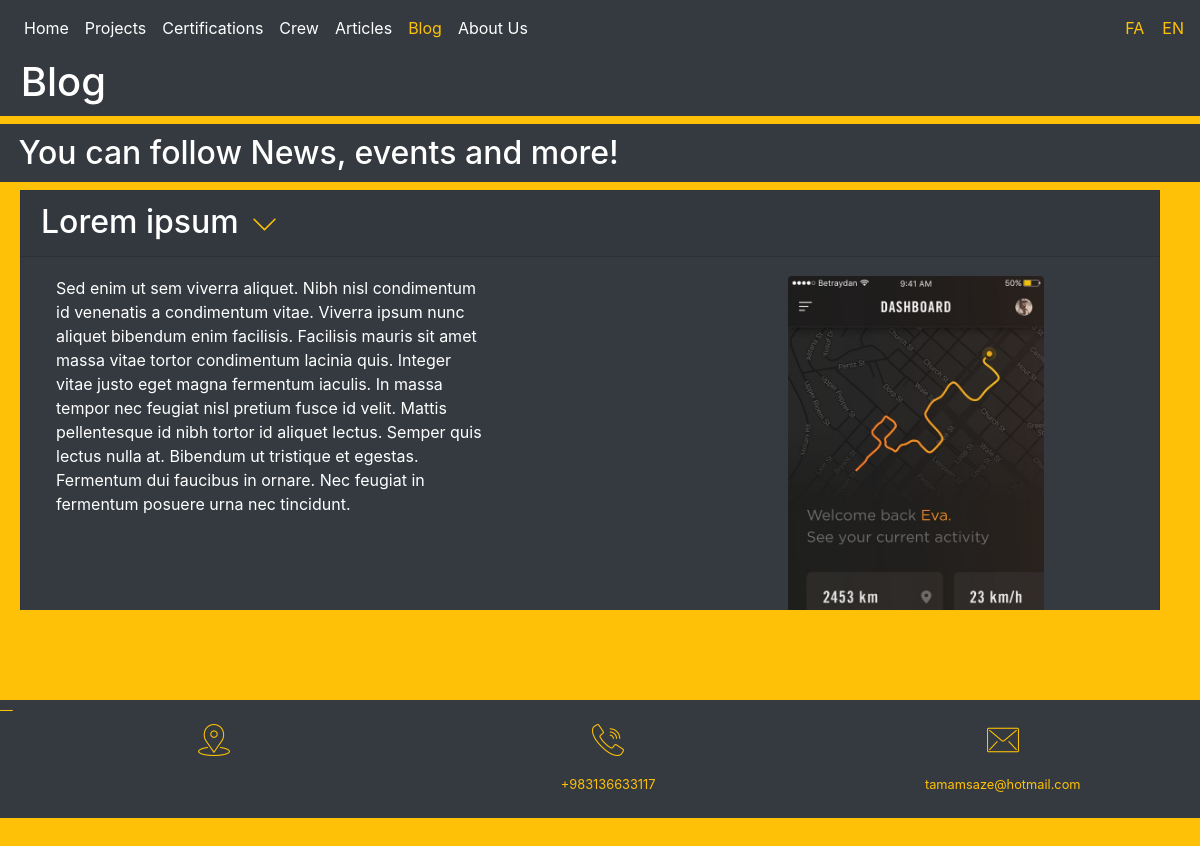
Page /en/blog/ on the committed database.
### tamamsazeh/models.py (models this page shows, shortened)
class Blog(models.Model):
    name = models.CharField(max_length=200, blank=True)
    date = models.DateField(blank=True, null=True)
    pdf = models.FileField(blank=True, null=True, upload_to="articles/")
    class Meta:
        abstract = True

class Post(Blog):
    text = models.CharField(max_length=100000, blank=True, null=True)
    image = models.ImageField(blank=True, null=True)

### tamamsazeh/views.py (the view)
# urls.py: 2. Add a URL to urlpatterns:  path('blog/', include('blog.urls'))
def blog(request):
    return render(request=request, template_name='tamamsazeh/blog.html', context={
        'posts': Post.objects.all()
    })

### tamamsazeh/templates/tamamsazeh/blog.html (shortened to what this page needs)
{% extends "tamamsazeh/base.html" %}
 {% block blog %}text-warning{% endblock %}
{% block content %}
    <h1 class="bg-dark text-white" style="padding: 10px;">&nbsp;Blog</h1>
    <h2 class="bg-dark text-white" style="padding: 10px;">&nbsp;You can follow News, events and more!</h2>
    <div  class="overflow-auto " style="height: 420px;margin-right: 20px;padding-right: 0px;" >
    {% for item in posts %}
        <div class="accordion" id="accordionExample" style="padding-bottom: 10px">
            <div class="card container bg-dark text-white">
                <div class="card-header row" id="headingOne">
                    <h2 class="mb-0">{{ item.name }}</h2>
                    <button class="btn btn-link" type="button" data-toggle="collapse" data-target="#collapseOne{{ item.id }}" aria-expanded="true" aria-controls="collapseOne">
                    </button>
                </div>
                <div id="collapseOne{{ item.id }}" class="collapse show" aria-labelledby="headingOne" data-parent="#accordionExample">
                    <div class="card-body row justify-content-between">
                        <div class="col-5">{{ item.text }}</div>
                        <div class="col-4"><img  class="rounded" src="{{ item.image.url }}" width="256"></div>
                    </div>
                </div>
            </div>
        </div>
    {% endfor %}
    </div>
{% endblock %}

### static/css/carousel.css (style rules this page uses)
body { padding-top: 3em; color: #5a5a5a; }

### tamamsazeh/templates/tamamsazeh/base.html (style rules this page uses)
html,body { height: 100%; }

### tamamsazeh/templates/tamamsazeh/blog.html (style rules this page uses)
body { background-color: #ffc107; }

### rows in the picture
Post: name "Lorem ipsum", text "Sed enim ut sem viverra aliquet. Nibh nisl condimentum id venenatis a condimentum vitae. Viverra ipsum nunc aliquet bibendum enim facilisis. Facilisis mauris sit amet massa vitae tortor condimentum lacinia quis. Integer vitae justo eget magna fermentum iaculis. In massa tempor nec feugiat nisl pretium fusce id velit. Mattis pellentesque id nibh tortor id aliquet lectus. Semper quis lectus nulla at. Bibendum ut tristique et egestas. Fermentum dui faucibus in ornare. Nec feugiat in fermentum posuere urna nec tincidunt.", image (picture)
